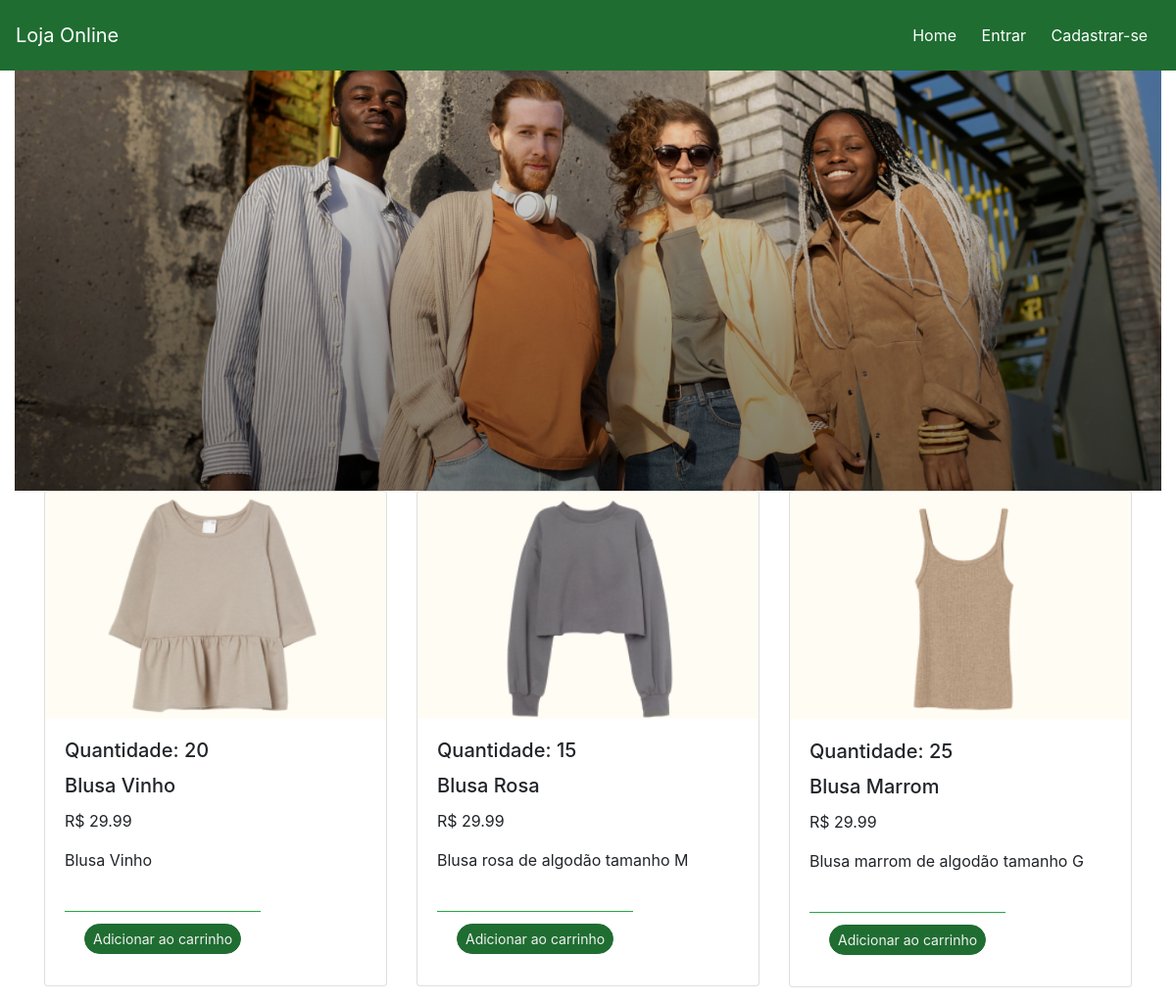
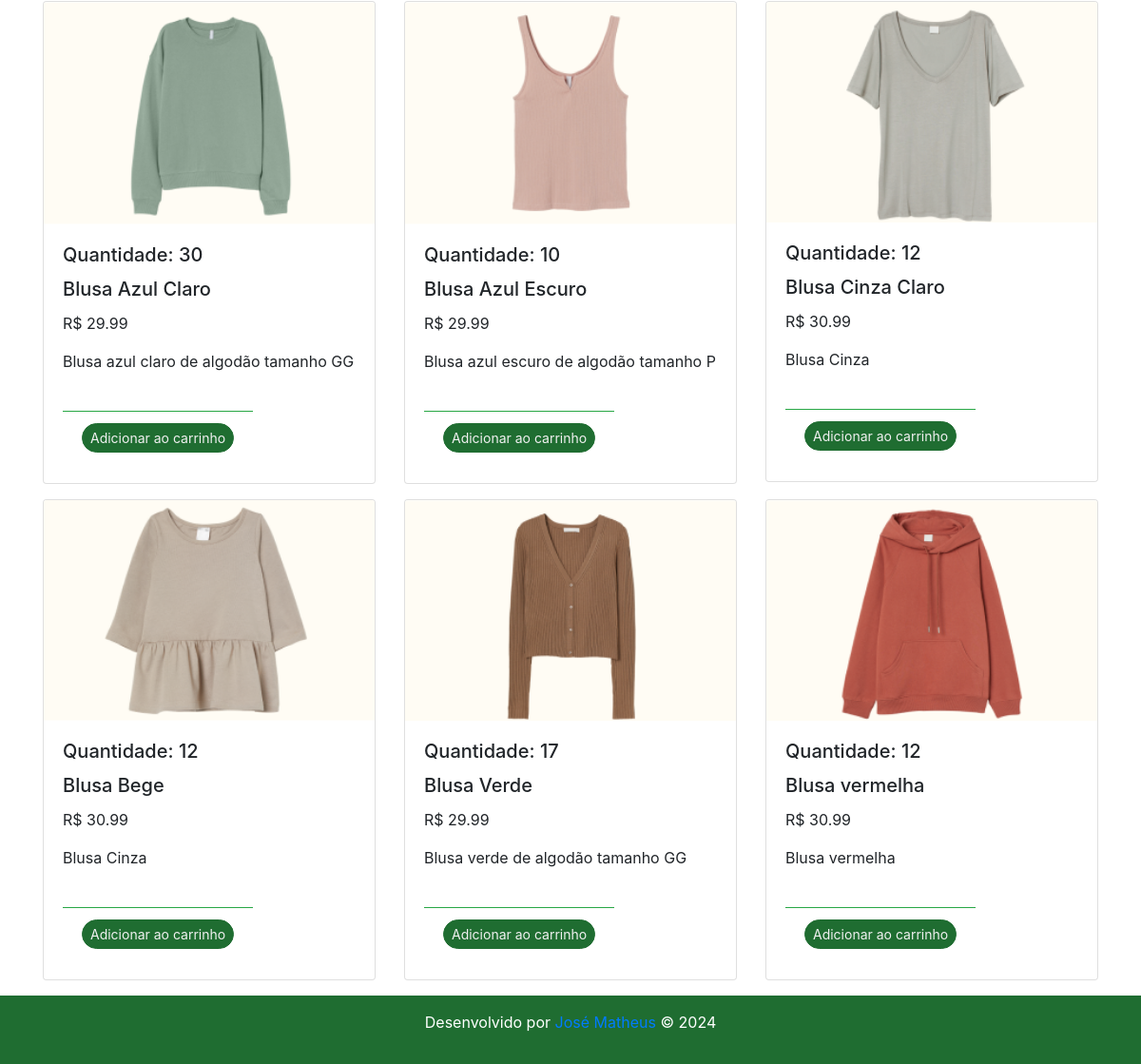
Before: / with the older database file (2 pictures, top to bottom).
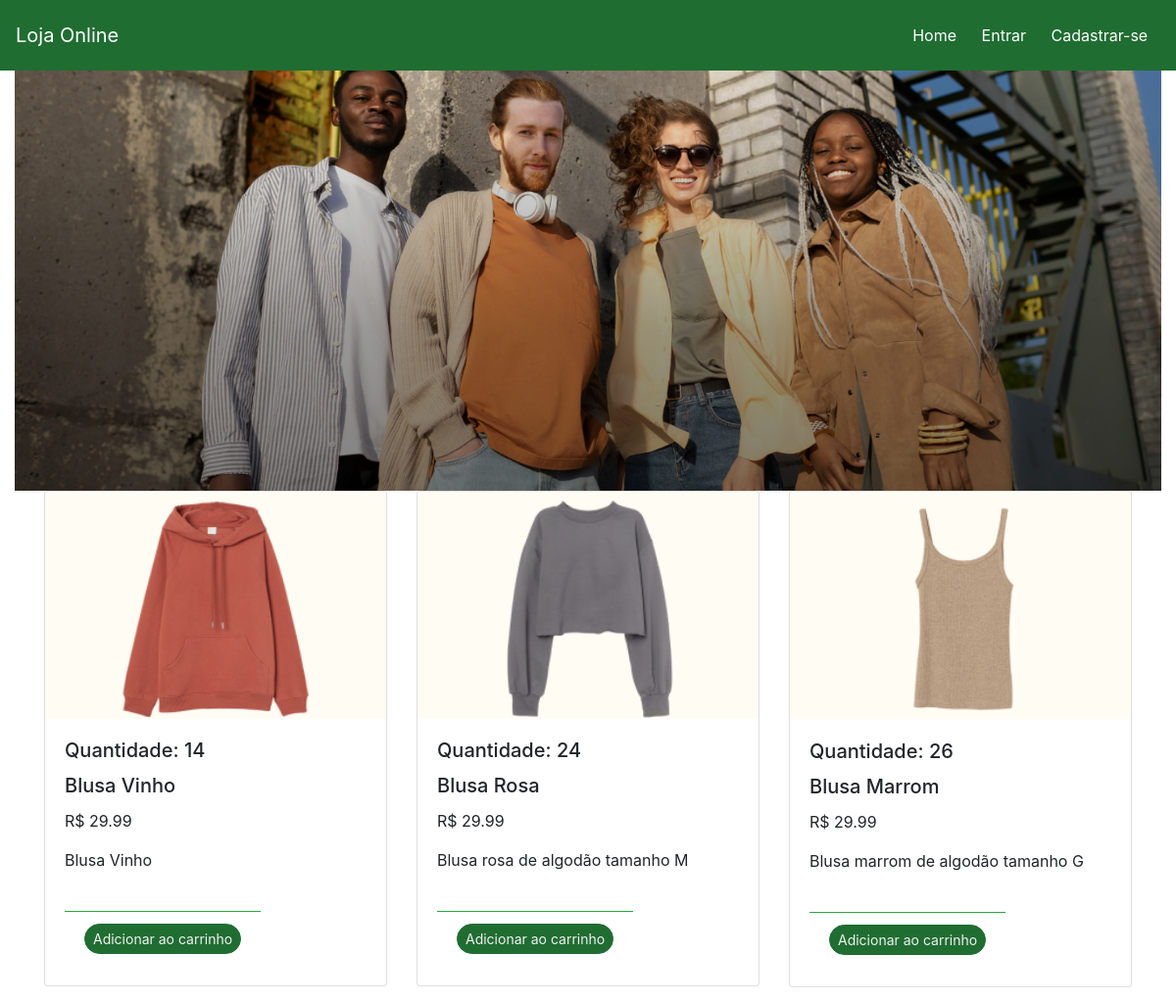
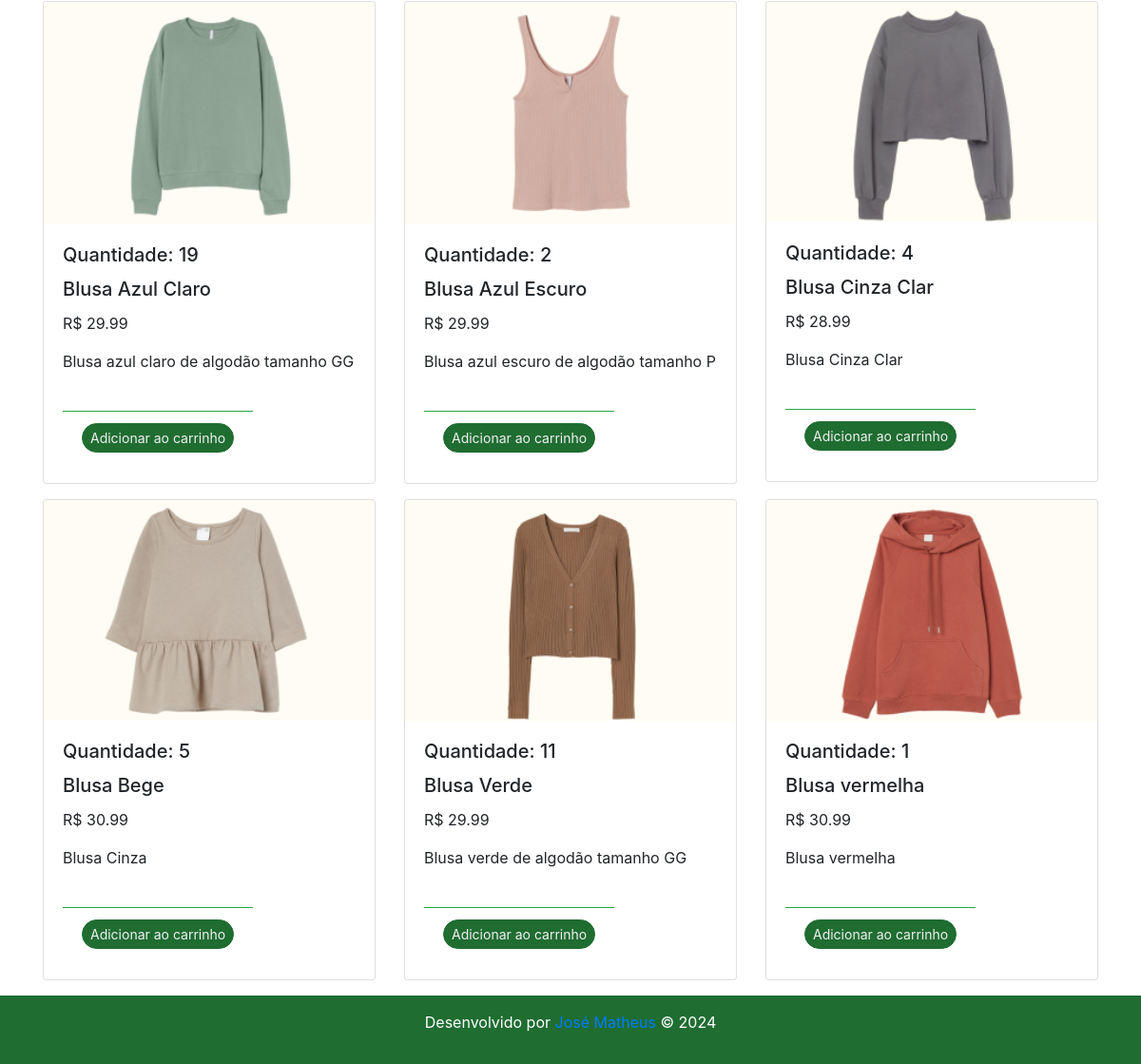
After: the same page with the newer database file (2 pictures, top to bottom).
### tables this page shows
CREATE TABLE `produtos` (
  `id` int(11) NOT NULL,
  `nome` varchar(255) NOT NULL,
  `tamanho` varchar(5) NOT NULL,
  `valor` float NOT NULL,
  `descricao` text NOT NULL,
  `quantidade` int(11) UNSIGNED NOT NULL,
  `foto` varchar(255) NOT NULL,
  `status` tinyint(1) NOT NULL
);

### application/controllers/homeController.php (called while the page is built, shortened)
<?php
class HomeController extends CI_Controller{
    public function index()
	{
        $this->load->model("produtos_model");
        $data['produtos'] = $this->produtos_model->index();
        $data['title'] = "Home";
        $this->load->view('templates/header', $data);
        $this->load->view('templates/navbar', $data);
		$this->load->view('pages/home', $data);
        $this->load->view('templates/footer', $data);
        $this->load->view('pages/atualizarProdutos', $data);
	}
}
?>

### index.php (called while the page is built, shortened)
<?php
require_once BASEPATH.'core/CodeIgniter.php';

### application/models/produtos_model.php (called while the page is built, shortened)
<?php
class Produtos_model extends CI_Model {
    public function index(){
        return $this->db->get("produtos")->result_array();
    }
}
?>

### application/views/pages/home.php (the view, shortened to what this page needs)
<main>
    <div class="container-fluid">
         <img src="<?= base_url()?>assets/img/pessoas.png" class='d-block w-100' alt='Imagem Pessoas com roupas'>
    </div>
        <div class="container">
            <div class="row">
                <?php foreach($produtos as $produto): ?>
                <div class="col-md-4 mb-3">
                        <div class="card" >
                            <img class="card-img-top" src="<?= base_url()?>assets/img/<?php echo $produto['foto']?>" alt="Imagem roupa">
                            <div class="card-body">
                            <h5 class="card-title">Quantidade: <?php echo $produto['quantidade']?></h5>
                                <h5 class="card-title"><?php echo $produto['nome']?></h5>
                                <p class="card-text">R$ <?php echo $produto['valor']?></p>
                                <p class="card-text" ><?php echo $produto['descricao']?></p>
                                <div class="container">
                                    <div class="row">
                                        <div class="row-md-3 ">
                                            <?php if(isset($_SESSION['usuario_logado']) && $produto['quantidade'] != 0):?>
                                                <br>
                                                <div class="card-footer bg-transparent border-success" style="text-aling:center">
                                                    <a  href="<?= base_url()?>carrinhoController/adicionarCarrinho/<?= $produto['id']?>/<?= $usuario_logado['user_id']?>" class="btn btn btn-sm"  id="botaoCard" >Adicionar ao carrinho</a>
                                                </div>
                                            <?php else:?>
                                                <br>
                                                <div class="card-footer bg-transparent border-success">
                                                    <a   href="<?= base_url()?>usuarioController/login" class="btn btn btn-sm"  id="botaoCard" >Adicionar ao carrinho</a>
                                                </div>
                                            <?php endif?>
                                        </div>
                                    </div>
                                </div>
                            </div>
                        </div>
                </div>
                <?php endforeach ?>
            </div>
        </div>
</main>

### application/views/templates/header.php (shortened to what this page needs)
<!DOCTYPE html>
<html lang="pt-br">
<head>
    <link rel="stylesheet" href="https://stackpath.bootstrapcdn.com/bootstrap/4.4.1/css/bootstrap.min.css">
    <link rel='stylesheet' href='<?= base_url()?>assets/css/style.css'>
    <link rel="stylesheet" href="https://cdn.jsdelivr.net/npm/bootstrap-icons@1.11.3/font/bootstrap-icons.min.css">
</head>

### application/views/templates/navbar.php (shortened to what this page needs)
<header>
    <div class="container" id="nav-container ">
        <nav class="navbar navbar-expand-lg fixed-top navbar-dark">
            <a href="<?= base_url() ?>HomeController" class="navbar-brand">
                Loja Online
            </a>
            <div class="collapse navbar-collapse justify-content-end" id="navbar-links">
                <div class="navbar-nav">
                    <?php
                    if (isset($usuario_logado['tipo'])):
                        echo '<a class="nav-item nav-link">Olá,'.$usuario_logado["nome"].'</a>';
                        if ($usuario_logado['tipo'] == 'adm'):  ?>
                            <a class="nav-item nav-link" id="Carrinho" href="<?= base_url() ?>carrinhoController">Carrinho</a>
                            <a class="nav-item nav-link" id="Home" href="<?= base_url() ?>HomeController">Home</a>
                            <a class="nav-item nav-link" id="Home" href="<?= base_url() ?>usuarioController/?idUsuario=<?=$usuario_logado['user_id']?>">Usuarios</a>
                            <a class="nav-item nav-link" id="Home" href="<?= base_url() ?>pedidosController/?idUsuario=<?=$usuario_logado['user_id']?>">Meus pedidos</a>
                            <a class="nav-item nav-link" id="Cadastrar" href="<?= base_url() ?>usuarioController/cadastrarUsuario">Cadastrar Usuarios</a>
                            <a class="nav-item nav-link" id="CadastraProdutos" href="<?= base_url() ?>ProdutoController">Cadastrar Produtos</a>
                            <a class="nav-item nav-link" id="Entrar" href="<?= base_url() ?>usuarioController/sair">Sair</a>
                        <?php else:?>
                            <a class="nav-item nav-link" id="Carrinho" href="<?= base_url() ?>carrinhoController">Carrinho</a>
                            <a class="nav-item nav-link" id="Home" href="<?= base_url() ?>HomeController">Home</a>
                            <a class="nav-item nav-link" id="Home" href="<?= base_url() ?>pedidosController/?idUsuario=<?=$usuario_logado['user_id']?>">Meus pedidos</a>
                            <a class="nav-item nav-link" id="Entrar" href="<?= base_url() ?>usuarioController/sair">Sair</a>
                        <?php endif?>
                    <?php else:?>
                            <a class="nav-item nav-link" id="Home" href="<?= base_url() ?>HomeController">Home</a>
                            <a class="nav-item nav-link" id="Entrar" href="<?= base_url() ?>usuarioController/login">Entrar</a>
                            <a class="nav-item nav-link" id="Cadastrar" href="<?= base_url() ?>usuarioController/cadastrarUsuario">Cadastrar-se</a>
                    <?php endif?>
                </div>
            </div>
        </nav>
    </div>
</header>

### application/views/templates/footer.php
<footer class="container-fluid" style="background-color: #1F6D31;">
  <div class="text-center p-3" style="color: #FFFF;">
  <p>Desenvolvido por <a id="AncoraFooter" href="https://www.linkedin.com/in/jos%C3%A9-matheus-de-lima-27706a1b6/" target="_blank">José Matheus</a> &copy; 2024</p>
  </div>
</footer>

### assets/css/style.css (style rules this page uses)
.navbar { background-color: #1F6D31; }
.navbar-brand { padding: 0; color: #fff; }
#navbar-links a { color: #fff; }
.navbar-expand-lg .navbar-nav .nav-link { padding: 1rem .8rem; }
a#botaoCard { background-color: #1F6D31; color: #F1F1F1; border-color: #1F6D31; border-radius: 25px; }

Changed rows visible on the page:
changed produtos "Blusa Vinho": foto: picture added in place of a placeholder; quantidade "20" → "14"
changed produtos "Blusa Rosa": quantidade "15" → "24"
changed produtos "Blusa Marrom": quantidade "25" → "26"
changed produtos "Blusa Azul Claro": quantidade "30" → "19"
changed produtos "Blusa Azul Escuro": quantidade "10" → "2"
changed produtos: foto: a different picture; quantidade "12" → "4"; nome "Blusa Cinza Claro" → "Blusa Cinza Clar"; valor "30.99" → "28.99"; descricao "Blusa Cinza" → "Blusa Cinza Clar"
changed produtos "Blusa Bege": quantidade "12" → "5"
changed produtos "Blusa Verde": quantidade "17" → "11"
changed produtos "Blusa vermelha": quantidade "12" → "1"
